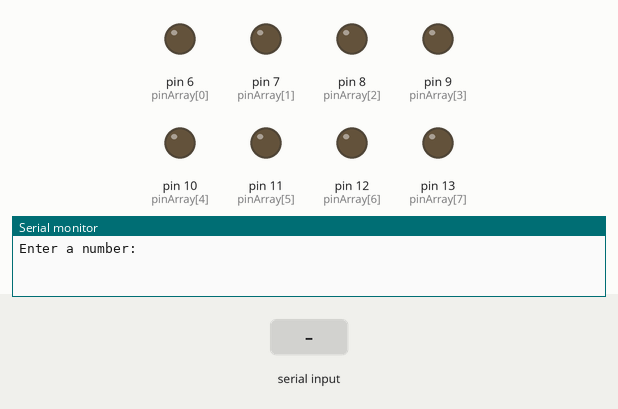
Recording of a sketch running on a simulated Arduino Uno, built with avr-gcc and run on an emulated ATmega328P. On the bench: output pins drawn as LEDs (lit = HIGH), the last lines printed to the serial monitor. Inputs (shaded band) come from the test bench.

Above: at 1.2 s.
1.3 s: "90,45\n" received over Serial
At 2.4 s:
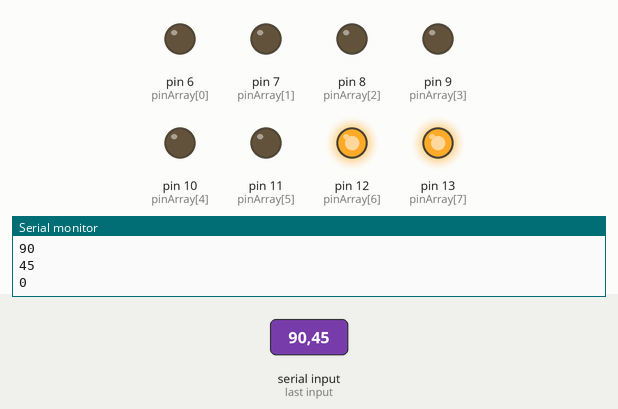
Timing chart, 0 to 4.3 s (numbered marks = the images above; inputs shaded):
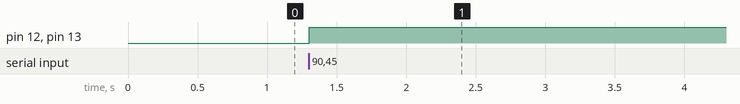

The sketch:

try_2.ino
```cpp
int pinArray[] = {6,7,8,9,10,11,12,13};


int inputInt ;
int num ;
int x ;

void setup() {
  for(int x = 0; x < 8; x++){
    pinMode(pinArray[x], OUTPUT);
  }

  Serial.begin(9600);

  Serial.println("Enter a number: ");

}

void loop() {

  if(Serial.available() > 0){
    inputInt= Serial.parseInt();
    Serial.println(inputInt);


     if(inputInt = 1 ){
          digitalWrite(pinArray[6], HIGH);
        }
        else{
          digitalWrite(pinArray[x], LOW);
            }

      if(inputInt = 2 ){
          digitalWrite(pinArray[7], HIGH);
        }
        else{
          digitalWrite(pinArray[x], LOW);
            }
      if(inputInt = 3 ){
          digitalWrite(pinArray[7,8], HIGH);
        }
        else{
          digitalWrite(pinArray[x], LOW);
            }
       if(inputInt = 4 ){
          digitalWrite(pinArray[10,9], HIGH);
        }
        else{
          digitalWrite(pinArray[x], LOW);
            }
       if(inputInt = 5 ){
          digitalWrite(pinArray[13], HIGH);
        }
        else{
          digitalWrite(pinArray[x], LOW);
            }
  }
  }
```

Measured:
- after the input at 1.3 s, pin 12 (pinArray[6]), pin 13 (pinArray[7]): LOW → HIGH at once
